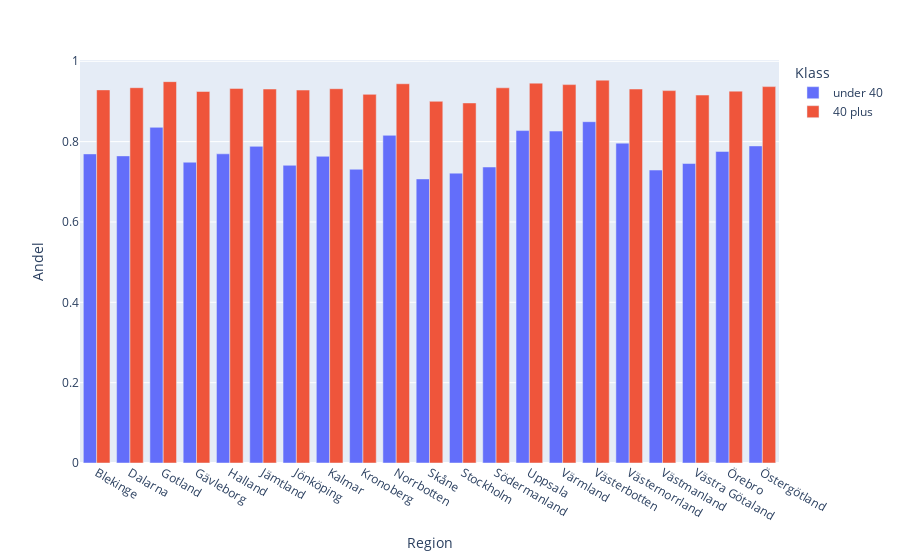

Notebook source saved alongside this figure:
### Code cell
fig_5 = px.bar(vaccination_analys, x ="Region", y ="Andel", color = "Klass" , barmode='group')
fig_5.show()
fig_5.write_html("Data/html/andel_aldgrupp_region.html")

### Figure 1 — Plotly figure (JSON) as saved in the notebook; plotly's stock layout.template omitted (floating-point values rounded to 4 significant figures)
{"data": [{"alignmentgroup": "True", "hovertemplate": "Klass=under 40<br>Region=%{x}<br>Andel=%{y}<extra></extra>", "legendgroup": "under 40", "marker": {"color": "#636efa", "pattern": {"shape": ""}}, "name": "under 40", "offsetgroup": "under 40", "orientation": "v", "showlegend": true, "textposition": "auto", "type": "bar", "x": ["Blekinge", "Dalarna", "Gotland", "Gävleborg", "Halland", "Jämtland", "Jönköping", "Kalmar", "Kronoberg", "Norrbotten", "Skåne", "Stockholm", "Södermanland", "Uppsala", "Värmland", "Västerbotten", "Västernorrland", "Västmanland", "Västra Götaland", "Örebro", "Östergötland"], "xaxis": "x", "y": [0.7695, 0.7645, 0.8356, 0.7488, 0.7697, 0.7883, 0.7411, 0.7635, 0.7312, 0.8157, 0.7072, 0.7216, 0.7368, 0.8275, 0.8263, 0.8496, 0.7963, 0.7292, 0.7455, 0.7756, 0.7893], "yaxis": "y"}, {"alignmentgroup": "True", "hovertemplate": "Klass=40 plus<br>Region=%{x}<br>Andel=%{y}<extra></extra>", "legendgroup": "40 plus", "marker": {"color": "#EF553B", "pattern": {"shape": ""}}, "name": "40 plus", "offsetgroup": "40 plus", "orientation": "v", "showlegend": true, "textposition": "auto", "type": "bar", "x": ["Blekinge", "Dalarna", "Gotland", "Gävleborg", "Halland", "Jämtland", "Jönköping", "Kalmar", "Kronoberg", "Norrbotten", "Skåne", "Stockholm", "Södermanland", "Uppsala", "Värmland", "Västerbotten", "Västernorrland", "Västmanland", "Västra Götaland", "Örebro", "Östergötland"], "xaxis": "x", "y": [0.9288, 0.9343, 0.9493, 0.9248, 0.9325, 0.931, 0.9284, 0.9317, 0.9176, 0.9441, 0.9004, 0.8963, 0.934, 0.9456, 0.9419, 0.953, 0.9309, 0.927, 0.9159, 0.9257, 0.937], "yaxis": "y"}], "layout": {"barmode": "group", "legend": {"title": {"text": "Klass"}, "tracegroupgap": 0}, "margin": {"t": 60}, "xaxis": {"anchor": "y", "domain": [0, 1], "title": {"text": "Region"}}, "yaxis": {"anchor": "x", "domain": [0, 1], "title": {"text": "Andel"}}}}
